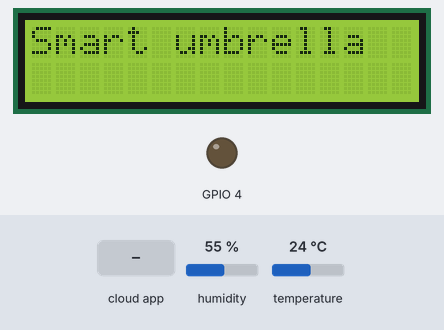
This sketch was run on a simulated ESP32. Shown: 16×2 character LCD, output pins drawn as LEDs (lit = HIGH). The test bench sets the inputs (shaded band); at power-on: humidity 55 %, temperature 24 °C. WiFi joins after 1.5 s; servers stay silent unless stated; the Firebase database answers and starts empty; what the sketch prints to the serial monitor is not drawn.

Above: at 2.8 s.
2.9 s: the phone or cloud app sets ControlString to 1
At 7.3 s:
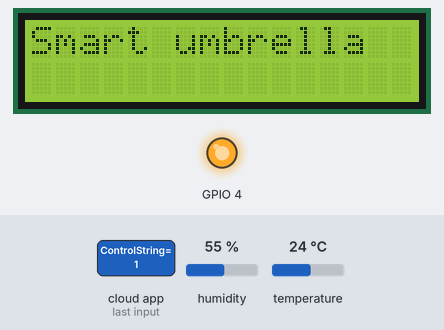
8.2 s: the phone or cloud app sets ControlString to 0
At 12.1 s:
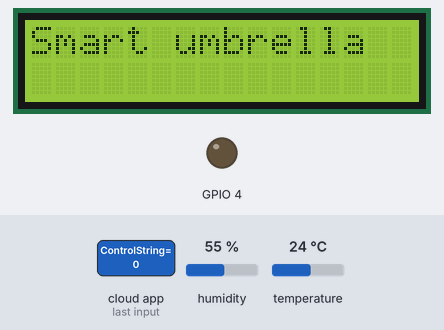
Timing chart, 0 to 13.6 s (numbered marks = the images above; inputs shaded):
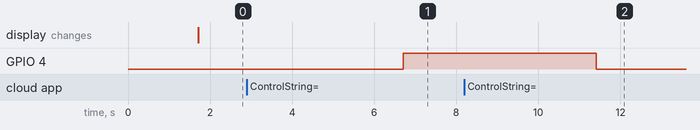

Measured:
- after the input at 2.9 s, GPIO 4: LOW → HIGH after 3.8 s
- after the input at 8.2 s, GPIO 4: HIGH → LOW after 3.2 s

The sketch:

led_et_Dht11_firebase.ino
```cpp
#include <Wire.h>
#include <LiquidCrystal_I2C.h>
LiquidCrystal_I2C lcd(0x27,16,2);


#include <WiFi.h>
#include <IOXhop_FirebaseESP32.h>
#include "DHT.h"
#define DHTPIN 14
#define DHTTYPE DHT11
DHT dht(DHTPIN, DHTTYPE);

String  MyIncomingData;

// Set these to run example.
#define FIREBASE_HOST "https://controle-led-e2026-default-rtdb.firebaseio.com/"
#define FIREBASE_AUTH "CYEcg6emOfsHXBf2XHXrd9pWz4TvnVx0B1Hmyzzh"
#define WIFI_SSID "Molka"
#define WIFI_PASSWORD "molka0000"

void setup() {
  Serial.begin(115200);
// LCD
lcd.init();
  lcd.init();
  // LED
MyIncomingData = "";
 pinMode(4, OUTPUT);
 // DHT11
  Serial.println("DHT11 test!");
  dht.begin();
  // connect to wifi.
  WiFi.begin(WIFI_SSID, WIFI_PASSWORD);
  Serial.print("connecting");
  while (WiFi.status() != WL_CONNECTED) {
    Serial.print(".");
    delay(500);
  }
  Serial.println();
  Serial.print("connected: ");
  Serial.println(WiFi.localIP());

  Firebase.begin(FIREBASE_HOST, FIREBASE_AUTH);
}

int n = 0;

void loop() {
 lcd.init();
  lcd.backlight();
  lcd.setCursor(0,0);
  lcd.print("Smart umbrella ");

 // controle led

    if (Firebase.getString( "/controleledavecfirebase/ControlString")) {
      MyIncomingData = (Firebase.getString( "/controleledavecfirebase/ControlString"));
      if (MyIncomingData == "1") {
        digitalWrite(4 ,HIGH);
        Serial.println("ON");

      }
      if (MyIncomingData == "0") {
        digitalWrite(4 ,LOW);
        Serial.println("OFF");

      }

    }

  //Lire les capteur de températrue
  delay(2000);
  float h = dht.readHumidity();
  float t = dht.readTemperature();
    if (isnan(h) || isnan(t)) {
    Serial.println("Failed to read from DHT sensor!");
    return;
  }
  Serial.print("Humidity: ");
  Serial.print(h);
  Serial.print(" %\t");
  Serial.print("Temperature: ");
  Serial.print(t);
  Serial.println(" *C ");

  // set value
  Firebase.setFloat("/controleledavecfirebase/temperature", t);
  // erreur de manipulation
  if (Firebase.failed()) {
      Serial.print("setting /number failed:");
      Serial.println(Firebase.error());
      return;
  }
  delay(1000);

  Firebase.setFloat("/controleledavecfirebase/humidity", h);
  // handle error
  if (Firebase.failed()) {
      Serial.print("setting /number failed:");
      Serial.println(Firebase.error());
      return;
  }
  Serial.println ("Temperature and Humidity Data Sent Successfully");
  delay(1000);
}
```
